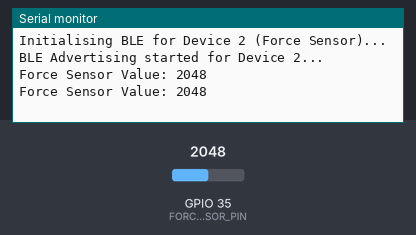
Bench run of a sketch on a simulated ESP32. On the bench: the last lines printed to the serial monitor. Inputs (shaded band) come from the test bench; at power-on: GPIO 35 (FORCE_SENSOR_PIN) = 2048. Nothing arrives over Bluetooth unless stated; a phone connects over Bluetooth LE 3 s after start.

Above: at 1.8 s.
1.9 s: GPIO 35 (FORCE_SENSOR_PIN) set to 2866
At 2.5 s:
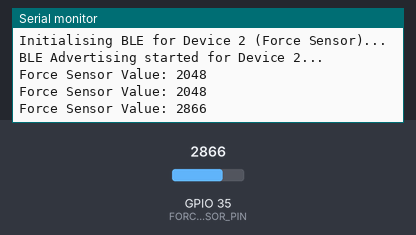
4.5 s: GPIO 35 (FORCE_SENSOR_PIN) set to 3603
At 5.8 s:
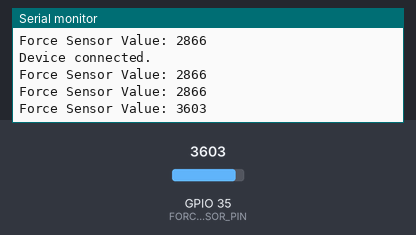
Timing chart, 0 to 7.5 s (numbered marks = the images above; inputs shaded):
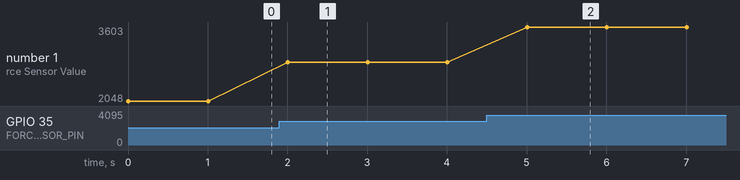

The sketch:

fsr.ino
```cpp
#include <BLEDevice.h>
#include <BLEServer.h>
#include <BLEUtils.h>
#include <BLE2902.h>

#define FORCE_SENSOR_PIN 35  // GPIO36 for force sensor

// BLE objects for the custom Force Sensor service
BLEServer *pServer = NULL;
BLECharacteristic *forceSensorCharacteristic;
BLEAdvertising *pAdvertising;

bool deviceConnected = false;

// Custom server callback to detect connection events
class MyServerCallbacks : public BLEServerCallbacks {
  void onConnect(BLEServer* pServer) override {
    deviceConnected = true;
    Serial.println("Device connected.");
  }
  void onDisconnect(BLEServer* pServer) override {
    deviceConnected = false;
    Serial.println("Device disconnected, restarting advertising...");
    delay(500);
    pAdvertising->start();
    Serial.println("BLE advertising restarted.");
  }
};

void setup() {
  Serial.begin(115200);
  Serial.println("Initialising BLE for Device 2 (Force Sensor)...");

  // Initialise BLE with a unique name
  BLEDevice::init("ESP32 Sensor Monitor 2");
  pServer = BLEDevice::createServer();
  pServer->setCallbacks(new MyServerCallbacks());

  // Create a custom service with a unique UUID
  BLEService *pService = pServer->createService(
    BLEUUID("6E400000-B5A3-F393-E0A9-E50E24DCCA9E")
  );

  // Create the Force Sensor Characteristic with notify property
  forceSensorCharacteristic = pService->createCharacteristic(
    BLEUUID("6E400002-B5A3-F393-E0A9-E50E24DCCA9E"),
    BLECharacteristic::PROPERTY_NOTIFY
  );
  forceSensorCharacteristic->addDescriptor(new BLE2902());

  pService->start();

  // Set up BLE advertising for the custom service
  pAdvertising = BLEDevice::getAdvertising();
  pAdvertising->addServiceUUID(BLEUUID("6E400000-B5A3-F393-E0A9-E50E24DCCA9E"));
  pAdvertising->setScanResponse(true);
  pAdvertising->setMinPreferred(0x06);
  pAdvertising->setMinPreferred(0x12);
  pAdvertising->start();
  Serial.println("BLE Advertising started for Device 2...");

  // Set up ADC for the force sensor
  analogSetAttenuation(ADC_11db);
}

void loop() {
  int forceValue;

  forceValue = analogRead(FORCE_SENSOR_PIN);


  forceSensorCharacteristic->setValue((uint8_t*)&forceValue, sizeof(forceValue));
  forceSensorCharacteristic->notify();

  Serial.print("Force Sensor Value: ");
  Serial.println(forceValue);
  delay(1000);
}
```

Measured:
- after the input at 1.9 s, the serial monitor: prints a new line after 0.10 s (image 1)
- after the input at 4.5 s, the serial monitor: prints a new line after 0.51 s (image 2)
- plotted number 1: 2048 → 2866 after the input at 1.9 s, 2866 → 3603 after the input at 4.5 s
